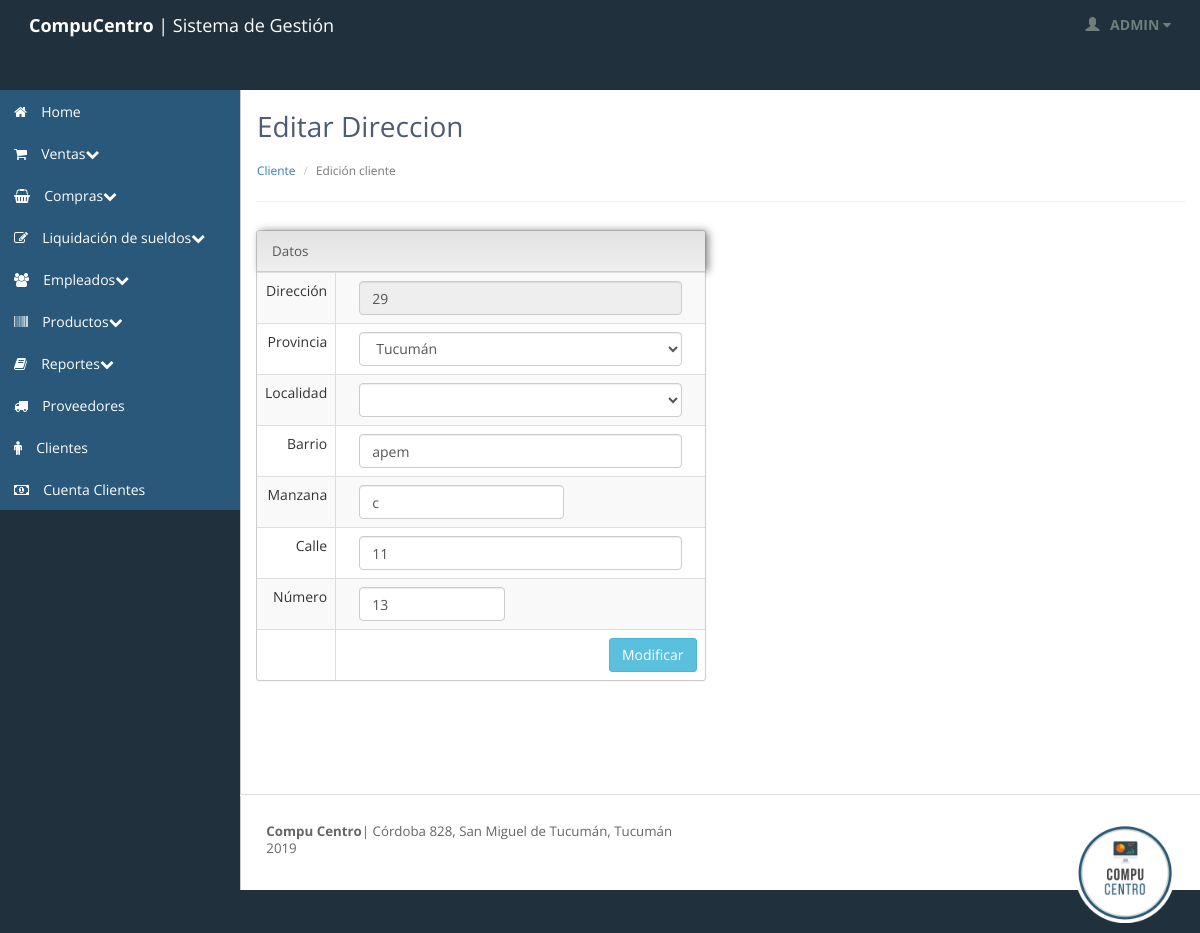
/cliente_modificar_direccion.php?idcliente=9&iddireccion=29 (signed in), run on the app's committed database.
### tables this page shows
CREATE TABLE `direccion` (
  `iddireccion` int(11) NOT NULL,
  `calle` varchar(45) NOT NULL,
  `numero` int(11) NOT NULL,
  `manzana` varchar(45) DEFAULT NULL,
  `barrio` varchar(45) DEFAULT NULL,
  `localidad_idlocalidad` int(11) NOT NULL,
  `proveedor_idproveedor` int(11) DEFAULT NULL
);

### includes/select_multiple/index_select_provincia_edicion.php (the view, shortened to what this page needs)
<?php
  $provincia="SELECT * FROM provincia ORDER BY nombreprovincia";
  $q_provincia=mysql_query($provincia);
  $iddireccion=$_GET['iddireccion'];
  $direccion_provincia="SELECT idlocalidad,idprovincia FROM direccion
  INNER JOIN localidad ON localidad_idlocalidad=idlocalidad
  INNER JOIN provincia ON provincia_idprovincia=idprovincia
  WHERE iddireccion=$iddireccion";
  $q_direccion_provincia=mysql_query($direccion_provincia);
  $row_direccion_provincia=mysql_fetch_array($q_direccion_provincia);
?>
    <select name="inputProvincia" id="inputProvincia" class="form-control" required="required">
    <?php
      while ($row_provincia=mysql_fetch_array($q_provincia)) {
        if ($row_provincia['idprovincia'] == $row_direccion_provincia['idprovincia']) { ?>
          <option value="<?php echo $row_provincia['idprovincia']?>" selected><?php echo $row_provincia['nombreprovincia']?></option>
        <?php }
        else{
        ?>
          <option value="<?php echo $row_provincia['idprovincia']?>"><?php echo $row_provincia['nombreprovincia']?></option>
      <?php }
    }
      ?>
    </select>

### inc_cliente/inc_cliente_direccion_modificar.php (shortened to what this page needs)
<?php
$iddireccion=$_GET['iddireccion'];
$direccion="SELECT * FROM direccion WHERE iddireccion=$iddireccion";
$q_direccion=mysql_query($direccion);
$row_direccion= mysql_fetch_array($q_direccion);
?>
<table class='table table-bordered table-striped'>
<form action="cliente_direccion_modificar_ok.php" method="POST">
<tr>
  <td><div align='right'>Direcci&oacute;n </td>
  <td><div class="col-xs-12 col-sm-12 col-md-12 col-lg-12"><input class="form-control" type="text" value="<?php echo $iddireccion; ?>" name="iddireccion" readonly></div></td>
</tr>
<tr>
  <td><div align='right'>Provincia </div></td>
  <td><div class="col-xs-12 col-sm-12 col-md-12 col-lg-12">
      <?php include "includes/select_multiple/index_select_provincia_edicion.php" ?>
      </div>
  </td>
</tr>
<tr>
  <td><div align='right'>Localidad </div></td>
  <td><div class="col-xs-12 col-sm-12 col-md-12 col-lg-12">
      <select class="form-control" name="inputlocalidad" id="inputlocalidad" required ></select>
      </div>
  </td>
</tr>
<tr>
  <td><div align='right'>Barrio </div></td>
  <td><div class="col-xs-12 col-sm-12 col-md-12 col-lg-12"><input class="form-control" type="text" name="barrio" value="<?php echo $row_direccion['barrio'] ?>"></div></td>
</tr>
<tr>
  <td><div align='right'>Manzana </div></td>
  <td><div class="col-xs-8 col-sm-8 col-md-8 col-lg-8"><input class="form-control" type="text" name="manzana" size="25" value="<?php echo $row_direccion['manzana'] ?>" ></div></td>
</tr>
<tr>
  <td><div align='right'>Calle  </div></td>
  <td><div class="col-xs-12 col-sm-12 col-md-12 col-lg-12"><input class="form-control" type="text" name="calle" size="45" value="<?php echo $row_direccion['calle'] ?>" required></div></td>
</tr>
<tr>
  <td><div align='right'>N&uacute;mero  </div></td>
  <td><div class="col-xs-6 col-sm-6 col-md-6 col-lg-6"><input class="form-control" type="number" min="0" name="numero" value="<?php echo $row_direccion['numero'] ?>" required></div></td>
</tr>
<tr>
  <td></td>
  <td><input type="submit" class="btn btn-info pull-right" name="button" id="button" value="Modificar"></td>
</tr>
</form>
</table>

### stylesheets/theme.css (style rules this page uses)
body { background: #20303c; background-position: initial initial; background-repeat: initial initial; margin: 0px; padding: 0px; }
body, h1, h2, h3, h4, h5, h6, p, a, .h1, .h2, .h3, .h4, .h5, .h6 { font-family: 'Open Sans', helvetica, arial, sans-serif; }
tr:nth-child(2n+1) { background-color: #F2F2F3; }
.btn { -webkit-border-radius: 3px; -moz-border-radius: 3px; border-radius: 3px; }

### data on the page
direccion: barrio "apem", manzana "c", calle "11", numero "13"

### other printed values
$_SESSION["usuarioactual"] "ADMIN"
form field inputProvincia "Tucumán"
